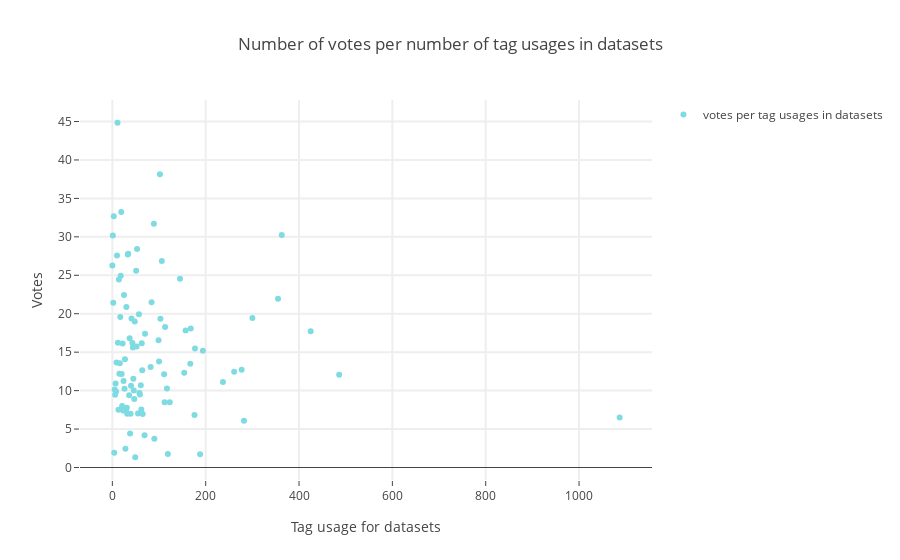

Here is the notebook cell this chart was saved with:
### Code cell
#plot with plotly

# Create traces
trace0 = go.Scatter(
    x = votes_by_tag_dataset['DatasetCount'], 
    y = votes_by_tag_dataset['TotalVotes'],
    mode = 'markers',
    name = 'votes per tag usages in datasets',
    marker = dict(color = '#7FDBE2')
)

data = [trace0]

layout = go.Layout(
    title='Number of votes per number of tag usages in datasets',
    xaxis=dict(title='Tag usage for datasets', ticklen=5, zeroline=False, gridwidth=2),
    yaxis=dict(title='Votes', ticklen=5, gridwidth=2),
    showlegend=True
)

fig = go.Figure(data=data, layout=layout)

py.offline.iplot(fig)

### Figure 1 — Plotly figure (JSON) as saved in the notebook; plotly's stock layout.template omitted (floating-point values rounded to 4 significant figures)
{"data": [{"marker": {"color": "#7FDBE2"}, "mode": "markers", "name": "votes per tag usages in datasets", "type": "scatter", "uid": "35cfa6d3-8510-41fb-9c59-46d36c019d19", "x": [0, 1, 2, 3, 4, 5, 6, 7, 8, 9, 10, 11, 12, 13, 14, 15, 16, 17, 18, 19, 20, 21, 22, 23, 24, 25, 26, 27, 28, 29, 30, 31, 32, 33, 34, 36, 37, 38, 39, 40, 41, 43, 44, 45, 46, 47, 48, 49, 51, 52, 53, 55, 57, 58, 59, 61, 62, 63, 64, 65, 69, 70, 82, 84, 89, 90, 99, 100, 102, 103, 106, 111, 112, 113, 117, 119, 123, 145, 154, 157, 167, 168, 176, 177, 188, 194, 237, 261, 277, 282, 300, 355, 363, 425, 486, 1087], "y": [26.28, 30.18, 21.42, 32.69, 1.911, 10.16, 9.464, 10.92, 9.895, 13.65, 27.57, 44.84, 16.23, 7.509, 24.44, 12.18, 13.56, 19.56, 24.95, 33.23, 12.17, 8, 16.12, 7.424, 11.24, 22.44, 10.26, 14.09, 2.444, 7.333, 20.87, 7.765, 7, 27.69, 27.81, 9.4, 16.81, 4.429, 7, 10.64, 19.38, 16.21, 15.62, 11.55, 10, 8.925, 19, 1.333, 25.6, 15.73, 28.43, 7.039, 19.94, 9.679, 9.481, 10.71, 7.55, 16.15, 12.66, 6.971, 4.2, 17.41, 13.06, 21.5, 31.71, 3.75, 16.56, 13.79, 38.14, 19.35, 26.85, 12.14, 8.5, 18.29, 10.29, 1.75, 8.483, 24.55, 12.33, 17.82, 13.48, 18.08, 6.833, 15.47, 1.714, 15.19, 11.12, 12.44, 12.72, 6.083, 19.46, 21.96, 30.24, 17.71, 12.05, 6.5]}], "layout": {"showlegend": true, "title": {"text": "Number of votes per number of tag usages in datasets"}, "xaxis": {"gridwidth": 2, "ticklen": 5, "title": {"text": "Tag usage for datasets"}, "zeroline": false}, "yaxis": {"gridwidth": 2, "ticklen": 5, "title": {"text": "Votes"}}}}
